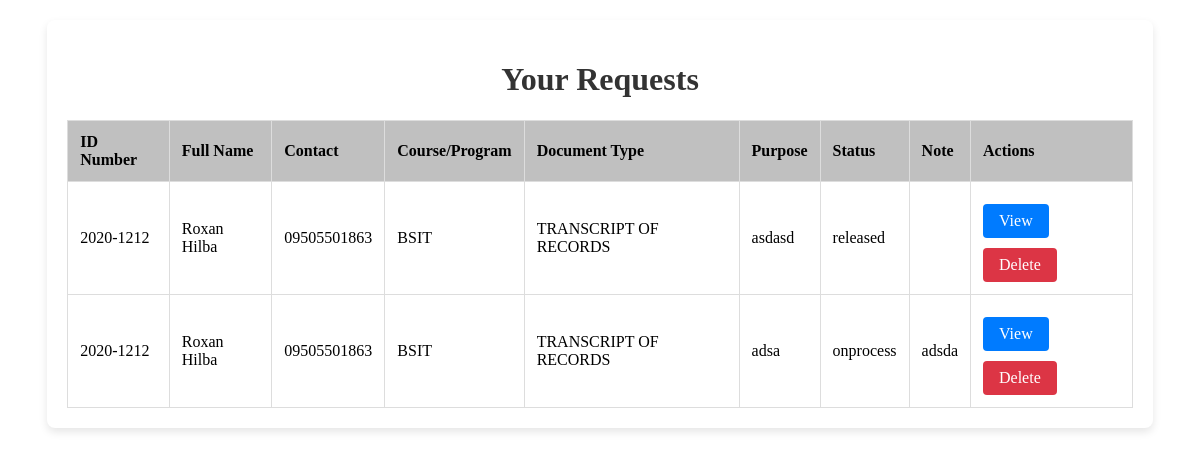
The page /applicant/receive_form.php (signed in) on the database its author committed.
### tables this page shows
CREATE TABLE `request` (
  `id` int(11) NOT NULL,
  `email` varchar(255) NOT NULL,
  `fullname` varchar(100) NOT NULL,
  `course` varchar(255) NOT NULL,
  `contact` varchar(15) NOT NULL,
  `id_number` varchar(15) NOT NULL,
  `docu_type` varchar(255) NOT NULL,
  `purpose` varchar(255) NOT NULL,
  `note` text NOT NULL,
  `date_created` datetime NOT NULL DEFAULT current_timestamp(),
  `status` enum('pending','onprocess','released','rejected','') NOT NULL DEFAULT 'pending'
);

### applicant/receive_form.php (the view, shortened to what this page needs)
<?php
include 'db_connect.php';
$email = $_SESSION['email'];
$stmt = $conn->prepare("SELECT id, id_number, fullname, contact, course, docu_type, purpose, status, note FROM request WHERE email = ?");
$stmt->bind_param("s", $email);
$stmt->execute();
$stmt->bind_result($id, $id_number, $fullname, $contact, $course, $docu_type, $purpose, $status, $note);
?>
<!DOCTYPE html>
<html lang="en">
<head>
</head>
<body>
    <div class="container">
        <h1>Your Requests</h1>
        <table>
            <thead>
                <tr>
                    <th>ID Number</th>
                    <th>Full Name</th>
                    <th>Contact</th>
                    <th>Course/Program</th>
                    <th>Document Type</th>
                    <th>Purpose</th>
                    <th>Status</th>
                    <th>Note</th>
                    <th>Actions</th>
                </tr>
            </thead>
            <tbody>
                <?php
                while ($stmt->fetch()) {
                    $status_class = '';
                    if ($status == 'pending') {
                        $status_class = 'status-pending';
                    } elseif ($status == 'onprocess') {
                        $status_class = 'status-onprocess';
                    } elseif ($status == 'rejected') {
                        $status_class = 'status-rejected';
                    } elseif ($status == 'released') {
                        $status_class = 'status-released';
                    }
                    echo "<tr>";
                    echo "<td data-label='ID Number'>" . htmlspecialchars($id_number) . "</td>";
                    echo "<td data-label='Full Name'>" . htmlspecialchars($fullname) . "</td>";
                    echo "<td data-label='Contact'>" . htmlspecialchars($contact) . "</td>";
                    echo "<td data-label='Course/Program'>" . htmlspecialchars($course) . "</td>";
                    echo "<td data-label='Document Type'>" . htmlspecialchars($docu_type) . "</td>";
                    echo "<td data-label='Purpose'>" . htmlspecialchars($purpose) . "</td>";
                    echo "<td data-label='Status' class='$status_class'>" . htmlspecialchars($status) . "</td>";
                    echo "<td data-label='Note'>" . htmlspecialchars($note) . "</td>";
                    echo "<td data-label='Actions'>
                            <a href='view_request.php?id=" . htmlspecialchars($id) . "' class='btn btn-view'>View</a>
                            <a href='delete_request.php?id=" . htmlspecialchars($id) . "' class='btn btn-delete' onclick='return confirm(\"Are you sure you want to delete this request?\")'>Delete</a>
                          </td>";
                    echo "</tr>";
                }
                ?>
            </tbody>
        </table>
    </div>
</body>
</html>

### applicant/receive_form.php (style rules this page uses)
.container { width: 90%; margin: 0 auto; padding: 20px; background: #fff; box-shadow: 0 4px 8px rgba(0, 0, 0, 0.1); margin-top: 20px; border-radius: 8px; }
h1 { text-align: center; color: #333; }
table { width: 100%; border-collapse: collapse; margin-top: 20px; }
table, th, td { border: 1px solid #ddd; }
th, td { padding: 12px; text-align: left; }
th { background: silver; color: black; }
.btn { padding: 8px 16px; border: none; cursor: pointer; border-radius: 4px; color: #fff; margin-top: 10px; text-decoration: none; display: inline-block; text-align: center; }
.btn-view { background-color: #007bff; }
.btn-delete { background-color: #dc3545; }

### rows shown on the page
request: id_number "2020-1212", fullname "Roxan Hilba", contact "09505501863", course "BSIT", docu_type "TRANSCRIPT OF RECORDS", purpose "asdasd", status "released"
request: id_number "2020-1212", fullname "Roxan Hilba", contact "09505501863", course "BSIT", docu_type "TRANSCRIPT OF RECORDS", purpose "adsa", status "onprocess", note "adsda"
